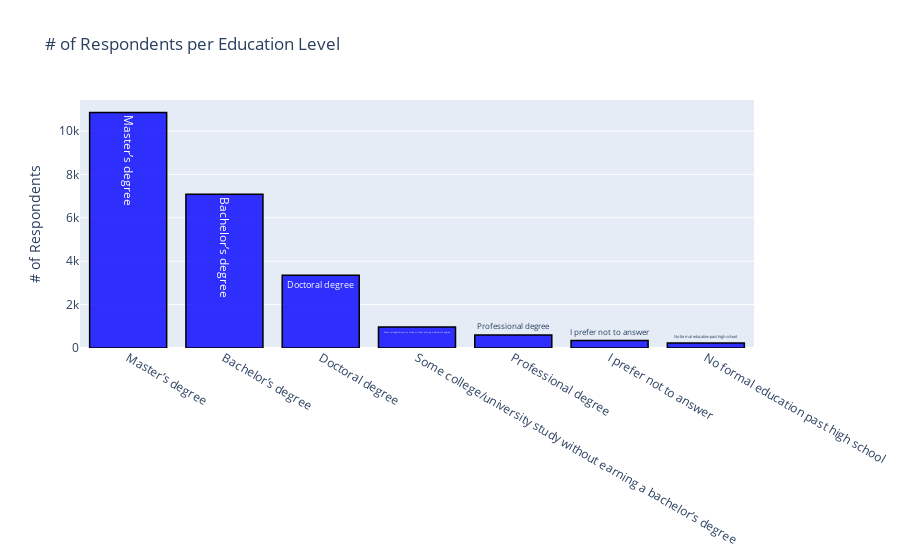

Notebook cell for this chart:
### Code cell
questionNumber = 'Q4'
title='# of Respondents per Education Level'
plotMultipleChoice(questionNumber,data,data2,title,yAxisTitle,begin,end)

### Figure 1 — Plotly figure (JSON) as saved in the notebook; plotly's stock layout.template omitted (floating-point values rounded to 4 significant figures)
{"data": [{"marker": {"color": "rgba(0, 0, 255, 0.8)", "line": {"color": "rgb(0,0,0)", "width": 1.5}}, "name": "Kaggle", "text": ["Master’s degree", "Bachelor’s degree", "Doctoral degree", "Some college/university study without earning a bachelor’s degree", "Professional degree", "I prefer not to answer", "No formal education past high school"], "type": "bar", "x": ["Master’s degree", "Bachelor’s degree", "Doctoral degree", "Some college/university study without earning a bachelor’s degree", "Professional degree", "I prefer not to answer", "No formal education past high school"], "y": [10855, 7083, 3357, 967, 599, 345, 232]}], "layout": {"barmode": "group", "showlegend": false, "title": {"text": "# of Respondents per Education Level"}, "yaxis": {"title": {"text": "# of Respondents"}}}}
